Frame 1 (no input): blank canvas, image omitted
Frame 60 (no input): blank canvas, image omitted
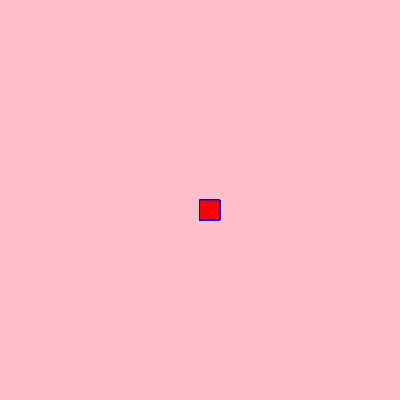
Frame 120 (the mouse pressed at the canvas centre since frame 60)

The p5.js sketch whose frames 1 and 60 were blank and that drew this single picture after the mouse press (run headless with seeded random() and noise() and a simulated clock; from frame 60 on, the mouse is pressed at the canvas centre):

// p5.js sketch
// ── sketch.js
function setup() {
    createCanvas(400, 400);
    background("pink")
  }
  
  function draw() {
    stroke("blue")
  fill("red")
    
    if(mouseIsPressed) {
      rect(mouseX, mouseY, 20, 20)
  }
  }
